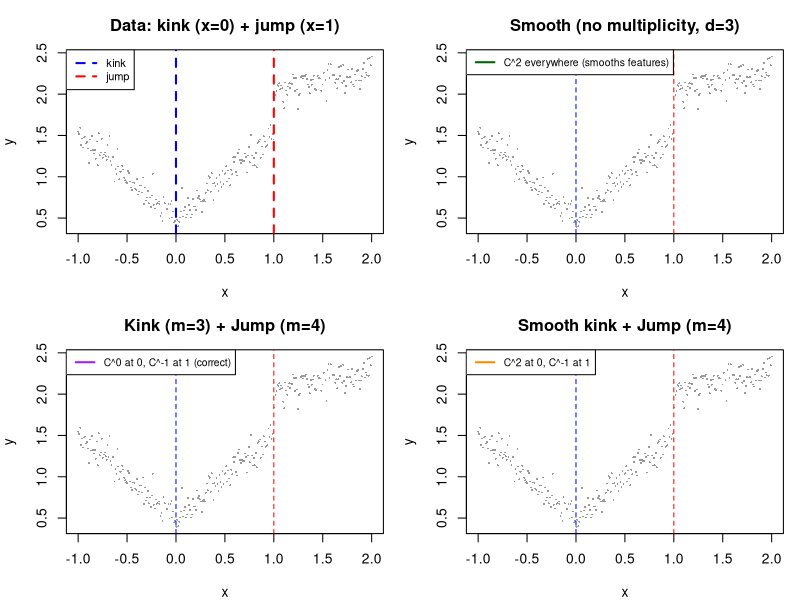

Write R code to recreate this figure.
# inst/demo/singularity.R
# ============================================================================
# Demo: Discontinuity and Derivability Singularity
# ============================================================================
# This demo shows how B-spline knot multiplicity controls regularity:
#   - Multiplicity d+1 -> C^-1 : discontinuity (jump)
#   - Multiplicity d   -> C^0  : continuous but non-differentiable (kink, like |x|)
#   - Multiplicity 1   -> C^(d-1) : fully smooth
#
# The knot vectors are built dynamically to work with any degree.
# ============================================================================

oldpar <- par(mfrow = c(2,2))




# ---------------------------------------------------------------------------
# Data with both a jump and a kink
# ---------------------------------------------------------------------------
n <- 300
x <- seq(-1, 2, length.out = n)

# Kink at x = 0 (like |x|), jump at x = 1
y <- numeric(n)
for (i in seq_along(x)) {
  if (x[i] < 0)      y[i] <- 0.5 + abs(x[i]) + 0.1 * rnorm(1)
  else if (x[i] < 1) y[i] <- 0.5 + x[i] + 0.1 * rnorm(1)
  else               y[i] <- 2.0 + 0.3 * (x[i] - 1) + 0.1 * rnorm(1)
}

# Degree can be set to any value >= 1
# For the demo to work, the number of intervals must be sufficient
# (at least degree + 1 intervals)

if (!exists("degree")) {
  degree <- 3
}else {degree<-max(degree,1)}



# Helper to build a knot vector with given multiplicities at specified points
# intervals: matrix with columns (left, right) for each interval
# special: named list of multiplicities at specific points
build_demo_knot <- function(intervals, special = list()) {
  # Build regular knots from intervals
  knots <- sort(unique(c(intervals)))
  # Apply multiplicities
  result <- c()
  for (k in knots) {
    if (as.character(k) %in% names(special)) {
      result <- c(result, rep(k, special[[as.character(k)]]))
    } else {
      result <- c(result, k)
    }
  }
  return(result)
}

# ---------------------------------------------------------------------------
# Check degree feasibility
# ---------------------------------------------------------------------------
if (degree < 1) stop("Degree must be >= 1")

# Multiplicity needed for a kink (C^0) = degree
# Multiplicity needed for a jump (C^-1) = degree + 1
m_kink <- degree
m_jump <- degree + 1

cat("=== Demo with degree =", degree, "===\n")
cat("Kink (x = 0) multiplicity =", m_kink, "(C^0)\n")
cat("Jump (x = 1) multiplicity =", m_jump, "(C^-1)\n\n")

# ---------------------------------------------------------------------------
# Three fits with increasing regularity control
# ---------------------------------------------------------------------------

# (a) No multiplicity: smooth everywhere (poor fit)
knot_a <- c(-1, 0, 0.5, 1, 2)
fit_a <- tryCatch(
  quantile_spline(x, y, knot = knot_a, tau = 0.5, degree = degree,
                  monot = 0, convcons = 0, der3cons = 0,
                  solver = "ECOS", callable = TRUE),
  error = function(e) NULL
)

# (b) Kink at 0 (mult = degree), jump at 1 (mult = degree + 1)
knot_b <- c(-1,
            rep(0, m_kink),
            0.5,
            rep(1, m_jump),
            2)
fit_b <- tryCatch(
  quantile_spline(x, y, knot = knot_b, tau = 0.5, degree = degree,
                  monot = 0, convcons = 0, der3cons = 0,
                  solver = "ECOS", callable = TRUE),
  error = function(e) NULL
)

# (c) Only jump at 1, smooth kink at 0
knot_c <- c(-1,
            0,
            0.5,
            rep(1, m_jump),
            2)
fit_c <- tryCatch(
  quantile_spline(x, y, knot = knot_c, tau = 0.5, degree = degree,
                  monot = 0, convcons = 0, der3cons = 0,
                  solver = "ECOS", callable = TRUE),
  error = function(e) NULL
)

# Fallback: if any fit failed, replace with NA function
safe_eval <- function(fit, xv) {
  if (is.null(fit)) return(rep(NA, length(xv)))
  tryCatch(fit(xv), error = function(e) rep(NA, length(xv)))
}

# ---------------------------------------------------------------------------
# Visualization (single page, 2x2)
# ---------------------------------------------------------------------------
x_eval <- seq(-1, 2, length.out = 500)

par(mfrow = c(2, 2), mar = c(4, 4, 3, 1))

# Data
plot(x, y, pch = 16, cex = 0.3, col = "gray60",
     main = "Data: kink (x=0) + jump (x=1)",
     xlab = "x", ylab = "y")
abline(v = c(0, 1), col = c("blue", "red"), lty = 2, lwd = 2)
legend("topleft", c("kink", "jump"),
       col = c("blue", "red"), lty = 2, lwd = 2, cex = 0.8)

# (a) Smooth fit
plot(x, y, pch = 16, cex = 0.3, col = "gray60",
     main = paste0("Smooth (no multiplicity, d=", degree, ")"),
     xlab = "x", ylab = "y")
lines(x_eval, safe_eval(fit_a, x_eval), col = "darkgreen", lwd = 2)
abline(v = c(0, 1), col = c("blue", "red"), lty = 2)
legend("topleft", paste0("C^", degree - 1, " everywhere (smooths features)"),
       col = "darkgreen", lty = 1, lwd = 2, cex = 0.75)

# (b) Kink + jump
plot(x, y, pch = 16, cex = 0.3, col = "gray60",
     main = paste0("Kink (m=", m_kink, ") + Jump (m=", m_jump, ")"),
     xlab = "x", ylab = "y")
lines(x_eval, safe_eval(fit_b, x_eval), col = "purple", lwd = 2)
abline(v = c(0, 1), col = c("blue", "red"), lty = 2)
legend("topleft", "C^0 at 0, C^-1 at 1 (correct)",
       col = "purple", lty = 1, lwd = 2, cex = 0.75)

# (c) Only jump
plot(x, y, pch = 16, cex = 0.3, col = "gray60",
     main = paste0("Smooth kink + Jump (m=", m_jump, ")"),
     xlab = "x", ylab = "y")
lines(x_eval, safe_eval(fit_c, x_eval), col = "darkorange", lwd = 2)
abline(v = c(0, 1), col = c("blue", "red"), lty = 2)
legend("topleft", paste0("C^", degree - 1, " at 0, C^-1 at 1"),
       col = "darkorange", lty = 1, lwd = 2, cex = 0.75)

# ---------------------------------------------------------------------------
# Console summary
# ---------------------------------------------------------------------------
cat("=== Regularity control with knot multiplicity (degree =", degree, ") ===\n")
cat("Multiplicity m -> regularity C^(d-m)\n")
cat("  m = 1        : C^", degree - 1, " (smooth)\n", sep = "")
if (degree >= 2)
  cat("  m = 2        : C^", degree - 2, " (curvature jumps)\n", sep = "")
if (degree >= 3)
  cat("  m = 3        : C^", degree - 3, " (third derivative jumps)\n", sep = "")
if (degree >= 1)
  cat("  m = ", degree, "       : C^0  (kink, like |x|)\n", sep = "")
cat("  m = ", degree + 1, "       : C^-1 (discontinuity/jump)\n\n", sep = "")

rss <- function(fit) {
  if (is.null(fit)) return(NA)
  sum((y - fit(x))^2, na.rm = TRUE)
}

cat("Residual sum of squares:\n")
cat("  (a) Smooth everywhere :", round(rss(fit_a), 3), "\n")
cat("  (b) Kink + jump       :", round(rss(fit_b), 3), "\n")
cat("  (c) Jump only         :", round(rss(fit_c), 3), "\n")


par(oldpar)

cat("\nDemo completed.\n")
